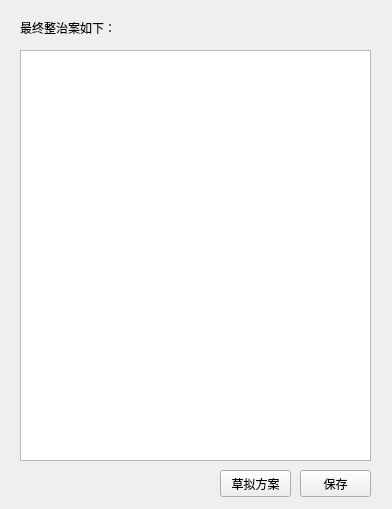
<?xml version="1.0" encoding="UTF-8"?>
<ui version="4.0">
 <class>FinalFanganForm</class>
 <widget class="QWidget" name="FinalFanganForm">
  <property name="geometry">
   <rect>
    <x>0</x>
    <y>0</y>
    <width>392</width>
    <height>509</height>
   </rect>
  </property>
  <property name="windowTitle">
   <string>整治方案确定</string>
  </property>
  <widget class="QLabel" name="label">
   <property name="geometry">
    <rect>
     <x>20</x>
     <y>20</y>
     <width>131</width>
     <height>16</height>
    </rect>
   </property>
   <property name="text">
    <string>最终整治案如下：</string>
   </property>
  </widget>
  <widget class="QPushButton" name="btn_generate">
   <property name="geometry">
    <rect>
     <x>220</x>
     <y>470</y>
     <width>71</width>
     <height>27</height>
    </rect>
   </property>
   <property name="text">
    <string>草拟方案</string>
   </property>
  </widget>
  <widget class="QPushButton" name="btn_save">
   <property name="geometry">
    <rect>
     <x>300</x>
     <y>470</y>
     <width>71</width>
     <height>27</height>
    </rect>
   </property>
   <property name="text">
    <string>保存</string>
   </property>
  </widget>
  <widget class="QTextEdit" name="textEdit">
   <property name="geometry">
    <rect>
     <x>20</x>
     <y>50</y>
     <width>351</width>
     <height>411</height>
    </rect>
   </property>
  </widget>
 </widget>
 <resources/>
 <connections/>
</ui>
